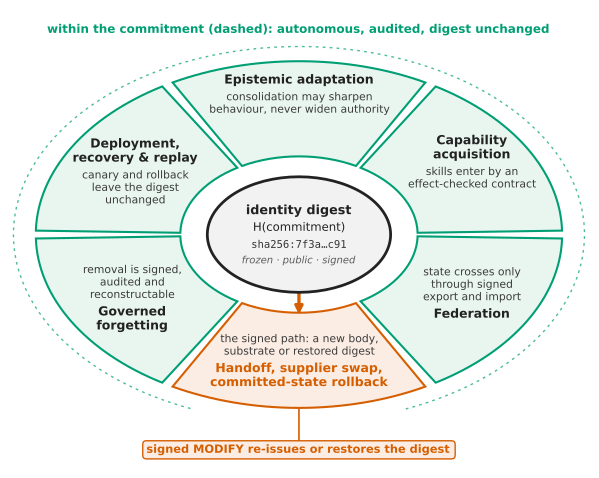

This figure's Python source:
#!/usr/bin/env python3
"""Supplementary Figure 2: the governed lifecycle.

Elliptical composition (an MLife-style
Machine Learning 2021, Fig. 3 is the reference), replacing the V1 circle; all
fonts sized for the final print width (drawn at 6.3 in, placed at 0.9\\linewidth,
so points here are points on the page).

At the centre sits the committed identity digest. Around it, the six lifecycle
functions of the text: five run autonomously and audited, leaving the digest
untouched (green); embodiment handoff & supplier swap touches the commitment and
can proceed only through a signed MODIFY that re-issues the digest (vermilion).

Okabe-Ito palette, cohesive with the other figures. Standalone PDF per §7.12.
"""

import pathlib

import matplotlib.pyplot as plt
import numpy as np
from matplotlib.patches import Arc, Ellipse, FancyArrowPatch, RegularPolygon, Wedge
from matplotlib.transforms import Affine2D

GREEN = "#009E73"
VERMIL = "#D55E00"
GREY = "#5A5A5A"
INK = "#222222"
MONO = {"family": "monospace"}

# function name, governance one-liner, whether it is the signed-MODIFY sector
SECTORS = [
    ("Epistemic adaptation", "consolidation may sharpen\nbehaviour, never widen authority", False),
    ("Capability\nacquisition", "skills enter by an\neffect-checked contract", False),
    ("Federation", "state crosses only\nthrough signed\nexport and import", False),
    ("Handoff, supplier swap,\ncommitted-state rollback", "the signed path: a new body,\nsubstrate or restored digest", True),
    ("Governed\nforgetting", "removal is signed,\naudited and\nreconstructable", False),
    ("Deployment,\nrecovery & replay", "canary and rollback\nleave the digest\nunchanged", False),
]

SX = 1.52          # horizontal stretch: circle -> ellipse (MLife-style oval)
r_in, r_out = 1.38, 3.06
N = len(SECTORS)
gap_deg = 2.6
start = 90         # first sector centred at the top

fig, ax = plt.subplots(figsize=(6.3, 4.62))
ax.set_aspect("equal")
oval = Affine2D().scale(SX, 1.0) + ax.transData

# outer "within the commitment" dashed boundary: an arc that opens at the signed sector, so the
# vermilion MODIFY wedge and its connector lie outside the "digest unchanged" region
i_mod = next(i for i, (_n, _o, m) in enumerate(SECTORS) if m)
a0_mod = start - i_mod * (360 / N) - (360 / N) / 2
a1_mod = start - i_mod * (360 / N) + (360 / N) / 2
ax.add_patch(Arc((0, 0), 2 * (r_out + 0.26) * SX, 2 * (r_out + 0.26),
                 theta1=a1_mod + 1.5, theta2=a0_mod - 1.5 + 360,
                 edgecolor=GREEN, lw=1.0, ls=(0, (2, 3)), alpha=0.7))

# per-sector label anchors (radius of the block centre, then hemisphere stacking)
R_MID = [2.46, 2.32, 2.32, 2.10, 2.24, 2.20]  # the two-line titles sit further in, clear of the outer arc
T_OFF = [0.16, 0.14, 0.14, 0.16, 0.14, 0.14]

for i, (name, oneliner, is_mod) in enumerate(SECTORS):
    a0 = start - i * (360 / N) - (360 / N) / 2 + gap_deg / 2
    a1 = start - i * (360 / N) + (360 / N) / 2 - gap_deg / 2
    mid = np.deg2rad((a0 + a1) / 2)
    col = VERMIL if is_mod else GREEN
    face = "#FBEDE4" if is_mod else "#E9F6F0"
    ax.add_patch(Wedge((0, 0), r_out, a0, a1, width=r_out - r_in,
                       facecolor=face, edgecolor=col, lw=1.5, zorder=2,
                       transform=oval))
    xa, ya = SX * R_MID[i] * np.cos(mid), R_MID[i] * np.sin(mid)
    tcol = VERMIL if is_mod else INK
    if np.sin(mid) >= -0.05:  # top & side sectors: title above description
        ax.text(xa, ya + T_OFF[i], name, ha="center", va="bottom",
                fontsize=9.0, fontweight="bold", color=tcol, zorder=4)
        ax.text(xa, ya + T_OFF[i] - 0.10, oneliner, ha="center", va="top",
                fontsize=7.8, color="#3A3A3A", zorder=4)
    else:                     # lower sectors: description above, title below (outer)
        ax.text(xa, ya - T_OFF[i], name, ha="center", va="top",
                fontsize=9.0, fontweight="bold", color=tcol, zorder=4)
        ax.text(xa, ya - T_OFF[i] + 0.10, oneliner, ha="center", va="bottom",
                fontsize=7.8, color="#3A3A3A", zorder=4)
    if is_mod:
        # a straight connector from the seal's edge to the signed sector's inner edge: no endpoint
        # shrinking, so the painted tip lands on the sector boundary rather than in the gap before it
        ax.add_patch(FancyArrowPatch((1.62 * np.cos(mid), 1.02 * np.sin(mid)),
                                     (SX * (r_in + 0.03) * np.cos(mid), (r_in + 0.03) * np.sin(mid)),
                                     arrowstyle="-|>", mutation_scale=11, shrinkA=0, shrinkB=0,
                                     color=VERMIL, lw=2.4, zorder=5))
        ax.plot([0, 0], [-r_out, -(r_out + 0.62)], color=VERMIL, lw=1.2, zorder=6)  # wedge edge to the callout box
        ax.text(0, -(r_out + 0.74), "signed MODIFY re-issues or restores the digest", ha="center", va="center",
                fontsize=8.2, fontweight="bold", color=VERMIL, zorder=6,
                bbox=dict(boxstyle="round,pad=0.32", facecolor="#FBEDE4",
                          edgecolor=VERMIL, lw=1.0))

# centre seal: committed identity digest
ax.add_patch(Ellipse((0, 0), 2 * 1.62, 2 * 1.02,
                     facecolor="#F2F2F2", edgecolor=INK, lw=2.0, zorder=6))
ax.text(0, 0.42, "identity digest", ha="center", va="center", fontsize=9.2,
        fontweight="bold", color=INK, zorder=7)
ax.text(0, 0.12, "H(commitment)", ha="center", va="center", fontsize=8.4, color=INK, zorder=7)
ax.text(0, -0.18, "sha256:7f3a…c91", ha="center", va="center", fontsize=7.6,
        color="#333333", zorder=7, **MONO)
ax.text(0, -0.46, "frozen · public · signed", ha="center", va="center", fontsize=7.2,
        color=GREY, style="italic", zorder=7)

# green ring caption (top)
ax.text(0, r_out + 0.56, "within the commitment (dashed): autonomous, audited, digest unchanged",
        ha="center", va="center", fontsize=8.6, color=GREEN, fontweight="bold")

ax.set_xlim(-(r_out + 0.30) * SX, (r_out + 0.30) * SX)
ax.set_ylim(-(r_out + 1.05), r_out + 0.90)
ax.axis("off")
fig.subplots_adjust(left=0.005, right=0.995, top=0.995, bottom=0.005)

out = pathlib.Path(__file__).resolve().parent
fig.savefig(out / "fig_lifecycle.pdf", bbox_inches="tight")
fig.savefig(out / "fig_lifecycle.png", dpi=170, bbox_inches="tight")
fig.savefig(out / "fig_lifecycle.svg", bbox_inches="tight")
print("wrote", out / "fig_lifecycle.pdf")
